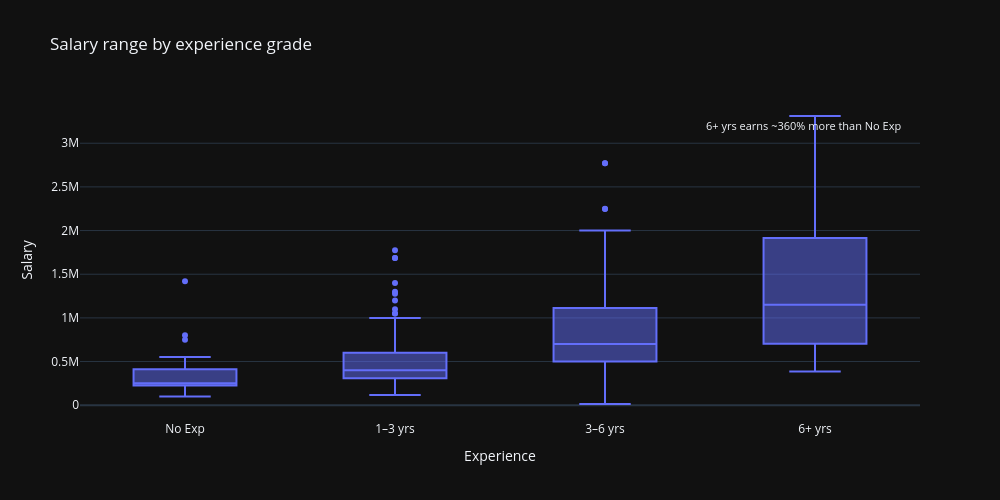

The cell this chart's notebook holds for it:
### Code cell
# does 6+ yrs actually pay more or is it flat after a point
EXP_LABELS = {
    "noExperience": "No Exp",
    "between1And3": "1–3 yrs",
    "between3And6": "3–6 yrs",
    "moreThan6": "6+ yrs",
}
EXP_ORDER = ["No Exp", "1–3 yrs", "3–6 yrs", "6+ yrs"]

df_labeled_viz = df_labeled.copy()
df_labeled_viz["exp_label"] = df_labeled_viz["experience"].map(EXP_LABELS).fillna("Unknown")
df_labeled_viz = df_labeled_viz[df_labeled_viz["exp_label"].isin(EXP_ORDER)]

fig6 = px.box(
    df_labeled_viz, x="exp_label", y="salary_mid",
    category_orders={"exp_label": EXP_ORDER},
    points="outliers",
    labels={"exp_label": "Experience", "salary_mid": "Salary"},
    title="Salary range by experience grade",
    **_dark,
)
medians = df_labeled_viz.groupby("exp_label")["salary_mid"].median()
junior_med = medians.get("No Exp", 0)
senior_med = medians.get("6+ yrs", 0)
uplift = (senior_med / junior_med - 1) * 100 if junior_med else 0
fig6.add_annotation(
    xref="paper", yref="paper", x=0.98, y=0.95,
    text=f"6+ yrs earns ~{uplift:.0f}% more than No Exp",
    showarrow=False, font=dict(size=11), xanchor="right",
)
fig6.write_html(f"{OUTPUT_DIR}/viz_6.html")
fig6.write_image(f"{OUTPUT_DIR}/viz_6.png")
fig6.show()

### Figure 1 — Plotly figure (JSON) as saved in the notebook; plotly's stock layout.template omitted (floating-point values rounded to 4 significant figures; data arrays with more than 128 entries replaced by an {"elided": "..."} marker saying what was removed)
{"data": [{"alignmentgroup": "True", "boxpoints": "outliers", "hovertemplate": "Experience=%{x}<br>Salary=%{y}<extra></extra>", "legendgroup": "", "marker": {"color": "#636efa"}, "name": "", "notched": false, "offsetgroup": "", "orientation": "v", "showlegend": false, "type": "box", "x": {"elided": "367 str values"}, "x0": " ", "xaxis": "x", "y": {"elided": "367 float values"}, "y0": " ", "yaxis": "y"}], "layout": {"annotations": [{"font": {"size": 11}, "showarrow": false, "text": "6+ yrs earns ~360% more than No Exp", "x": 0.98, "xanchor": "right", "xref": "paper", "y": 0.95, "yref": "paper"}], "boxmode": "group", "height": 500, "legend": {"tracegroupgap": 0}, "title": {"text": "Salary range by experience grade"}, "width": 1000, "xaxis": {"anchor": "y", "categoryarray": ["No Exp", "1–3 yrs", "3–6 yrs", "6+ yrs"], "categoryorder": "array", "domain": [0, 1], "title": {"text": "Experience"}}, "yaxis": {"anchor": "x", "domain": [0, 1], "title": {"text": "Salary"}}}}
